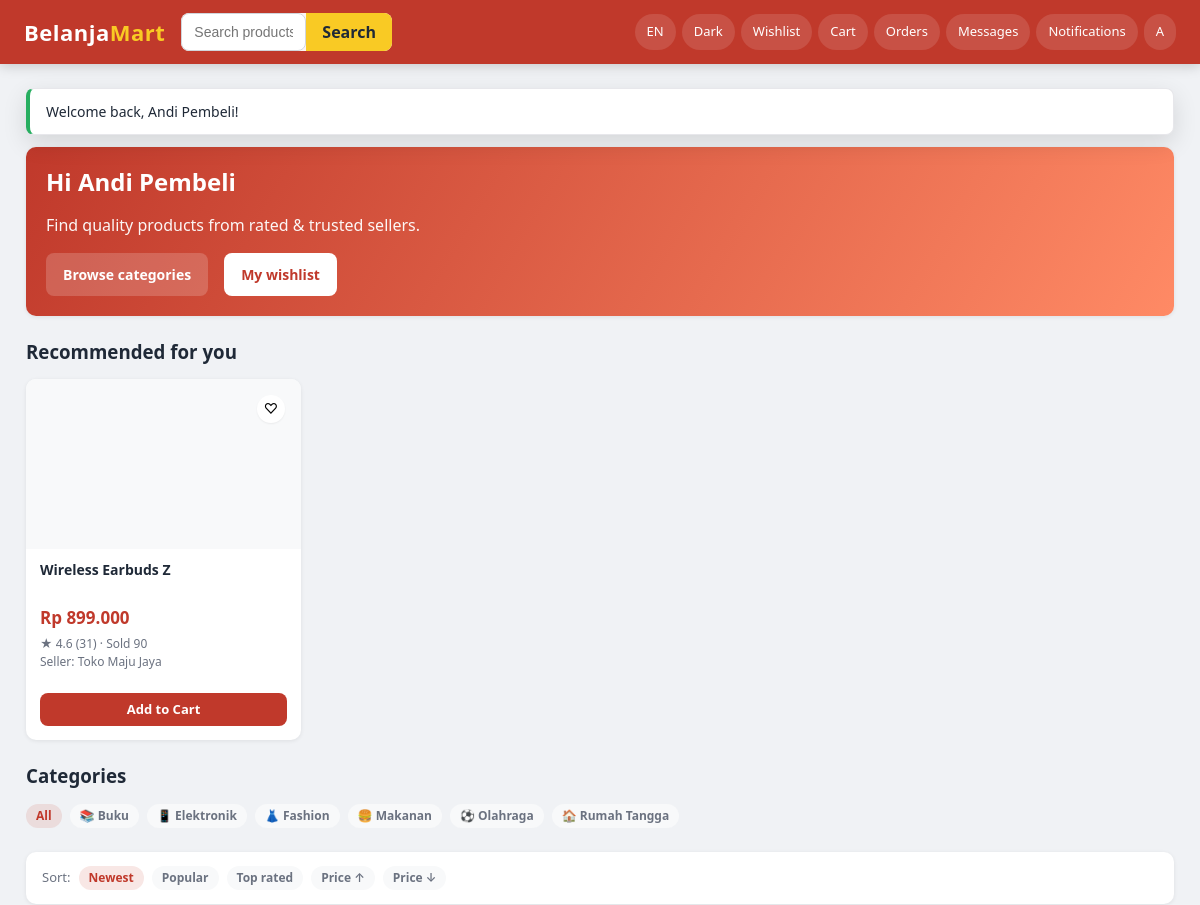
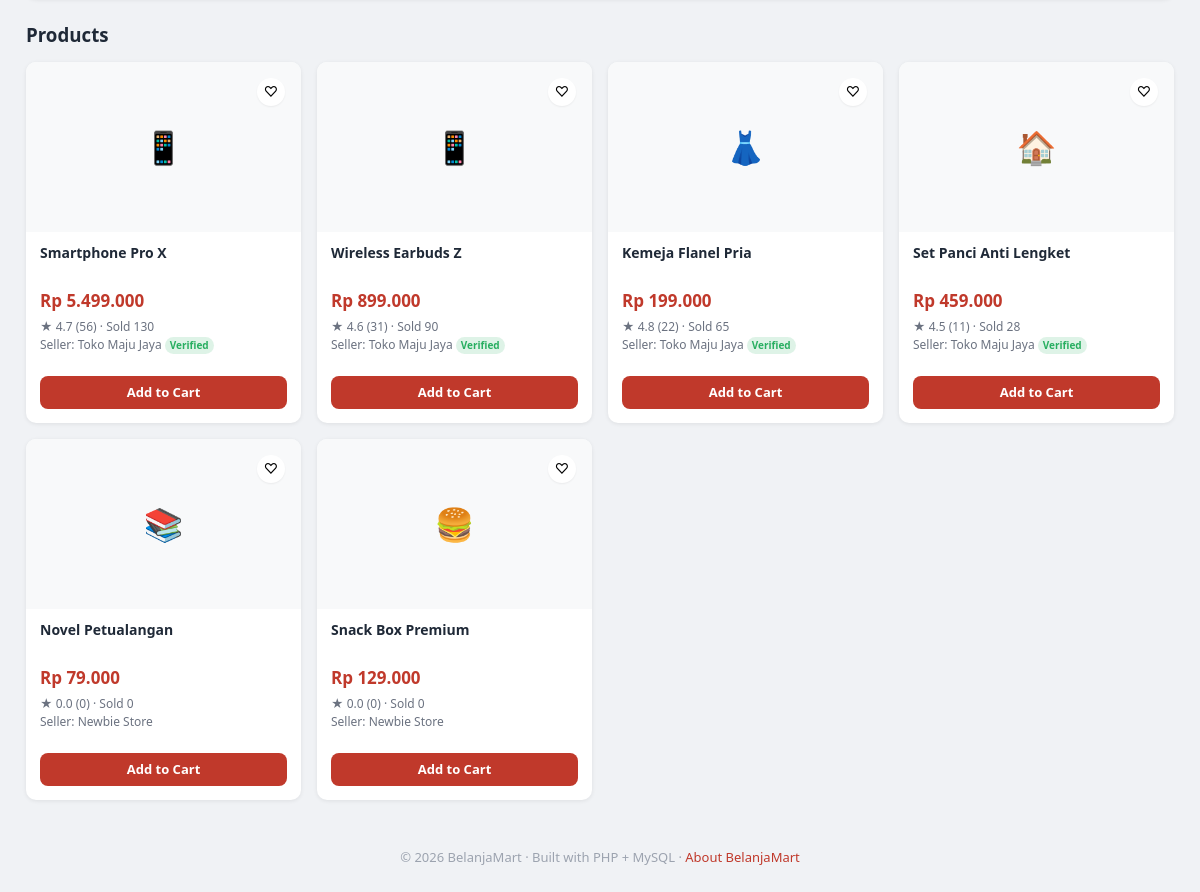
Before: /frontend/pages/buyer/home.php (signed in) with the older database file (2 pictures, top to bottom).
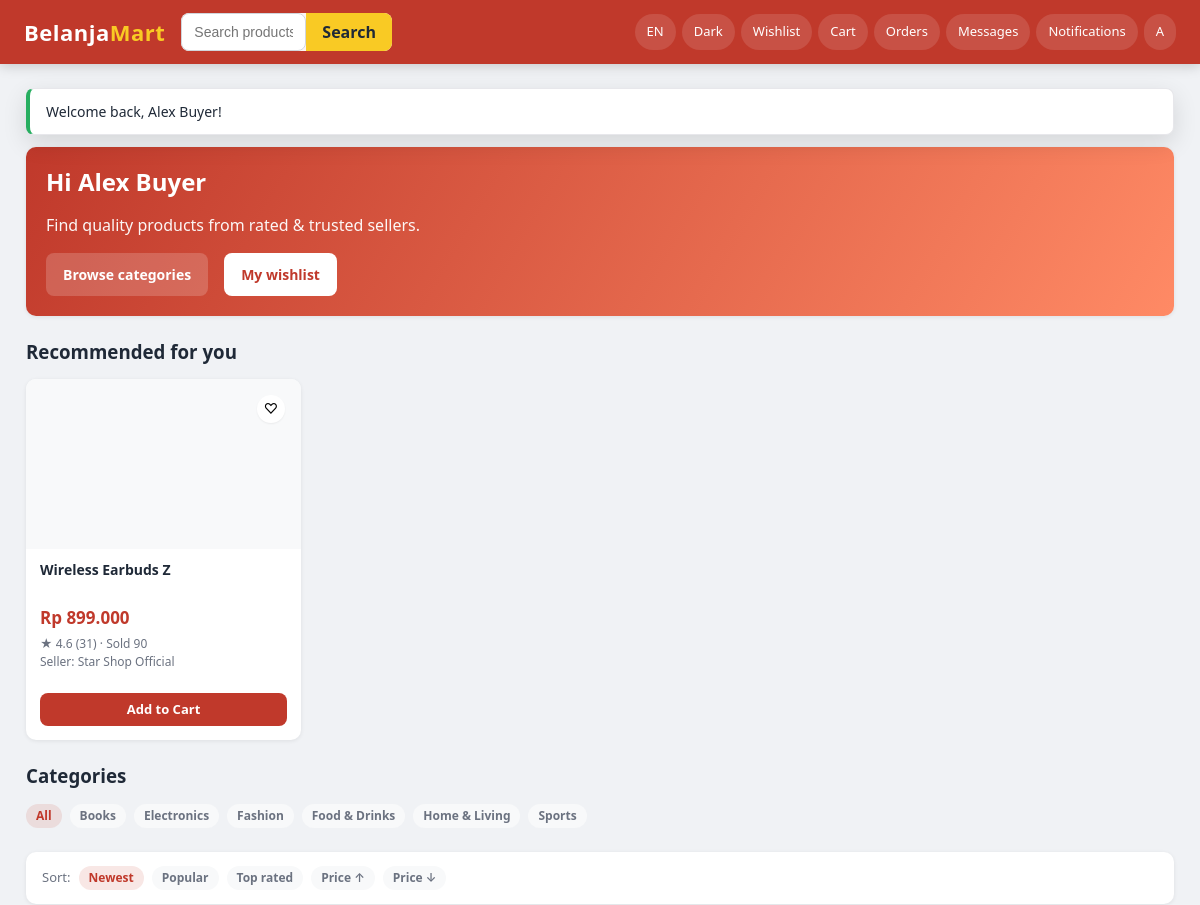
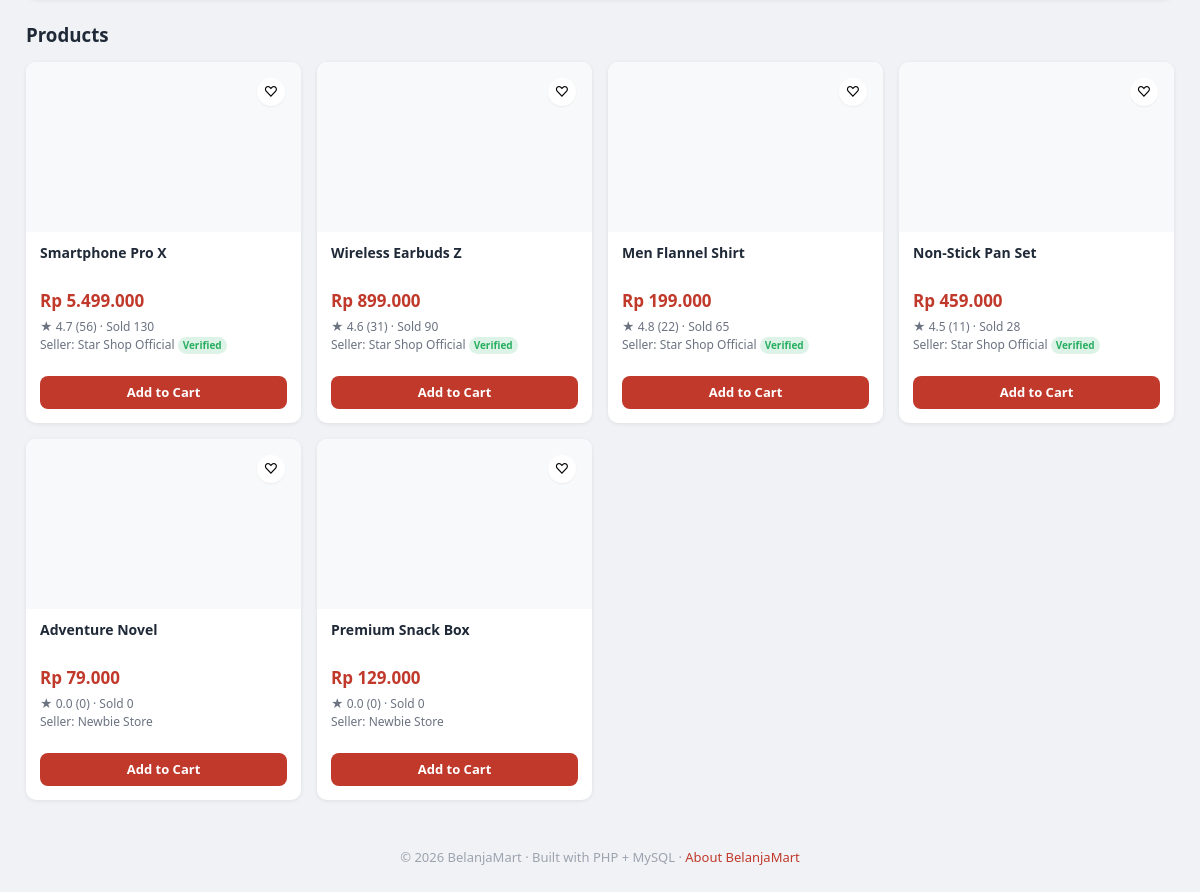
After: the same page with the newer database file (2 pictures, top to bottom).
### tables this page shows
CREATE TABLE products (
    product_id     INT AUTO_INCREMENT PRIMARY KEY,
    seller_id      INT NOT NULL,                     
    category_id    INT,
    product_name   VARCHAR(180) NOT NULL,
    description    TEXT,
    price          DECIMAL(12,2) NOT NULL,           
    currency_code  CHAR(3) NOT NULL DEFAULT 'IDR',
    stock          INT NOT NULL DEFAULT 0,
    image          VARCHAR(255) DEFAULT NULL,
    weight_grams   INT NOT NULL DEFAULT 500,
    is_active      TINYINT(1) NOT NULL DEFAULT 1,
    average_rating DECIMAL(3,2) NOT NULL DEFAULT 0,
    total_reviews  INT NOT NULL DEFAULT 0,
    total_sold     INT NOT NULL DEFAULT 0,
    views          INT NOT NULL DEFAULT 0,
    created_at     TIMESTAMP DEFAULT CURRENT_TIMESTAMP,
    updated_at     TIMESTAMP DEFAULT CURRENT_TIMESTAMP ON UPDATE CURRENT_TIMESTAMP,
    FOREIGN KEY (seller_id)     REFERENCES users(user_id) ON DELETE CASCADE,
    FOREIGN KEY (category_id)   REFERENCES categories(category_id) ON DELETE SET NULL,
    FOREIGN KEY (currency_code) REFERENCES currencies(currency_code),
    INDEX idx_seller   (seller_id),
    INDEX idx_category (category_id),
    INDEX idx_active   (is_active),
    FULLTEXT KEY ft_name_desc (product_name, description)
);

CREATE TABLE currencies (
    currency_code  CHAR(3) PRIMARY KEY,             
    symbol         VARCHAR(8)   NOT NULL,
    name           VARCHAR(60)  NOT NULL,
     
    rate_to_usd    DECIMAL(18,6) NOT NULL DEFAULT 1,
    updated_at     TIMESTAMP DEFAULT CURRENT_TIMESTAMP ON UPDATE CURRENT_TIMESTAMP
);

CREATE TABLE seller_profiles (
    user_id        INT PRIMARY KEY,
    shop_name      VARCHAR(120) NOT NULL,
    description    TEXT,
    banner         VARCHAR(255) DEFAULT NULL,
     
    avg_rating         DECIMAL(3,2)  NOT NULL DEFAULT 0,
    total_reviews      INT NOT NULL DEFAULT 0,
    total_sales        INT NOT NULL DEFAULT 0,         
    total_cancellations INT NOT NULL DEFAULT 0,
    response_time_min  INT NOT NULL DEFAULT 0,         
    cancellation_rate  DECIMAL(5,2) NOT NULL DEFAULT 0,    
    delivery_success_rate DECIMAL(5,2) NOT NULL DEFAULT 100,
    is_verified        TINYINT(1) NOT NULL DEFAULT 0,
    FOREIGN KEY (user_id) REFERENCES users(user_id) ON DELETE CASCADE
);

CREATE TABLE categories (
    category_id    INT AUTO_INCREMENT PRIMARY KEY,
    category_name  VARCHAR(100) NOT NULL,
    icon           VARCHAR(20)  DEFAULT '📦',
    parent_id      INT NULL,
    FOREIGN KEY (parent_id) REFERENCES categories(category_id) ON DELETE SET NULL
);

### backend/core/Lang.php (called while the page is built, shortened)
<?php
class Lang
{
    private static ?string $locale = null;
    private static array $strings = [];
    private static array $fallback = [];
    private static bool $loaded = false;
    public static function locale(): string
    {
        if (self::$locale === null) {
            self::$locale = $_SESSION['__locale']
                ?? config('defaults.locale_code', 'en');
        }
        return self::$locale;
    }
    private static function load(): void
    {
        if (self::$loaded) return;
        $dir = __DIR__ . '/../lang/';
        $locale = self::locale();
        $fallbackFile = $dir . 'en.json';
        if (is_file($fallbackFile)) {
            self::$fallback = json_decode(file_get_contents($fallbackFile), true) ?: [];
        }
        if ($locale !== 'en') {
            $localeFile = $dir . $locale . '.json';
            if (is_file($localeFile)) {
                self::$strings = json_decode(file_get_contents($localeFile), true) ?: [];
            }
        } else {
            self::$strings = self::$fallback;
        }
        self::$loaded = true;
    }
    public static function get(string $key, array $replace = []): string
    {
        $text = self::$strings[$key] ?? self::$fallback[$key] ?? $key;
        foreach ($replace as $placeholder => $value) {
            $text = str_replace(':' . $placeholder, (string) $value, $text);
        }
        return $text;
    }
}

### backend/config/bootstrap.php (called while the page is built, shortened)
<?php
if (!defined('BM_BOOTSTRAPPED')) {
    $cfg = $GLOBALS['BM_CONFIG'];
    spl_autoload_register(function ($class) {
        $roots = [
            __DIR__ . '/../core/',
            __DIR__ . '/../models/',
            __DIR__ . '/../services/',
            __DIR__ . '/../controllers/',
            __DIR__ . '/../middleware/',
        ];
        foreach ($roots as $root) {
            $file = $root . $class . '.php';
            if (is_file($file)) {
                return;
            }
        }
    });
    foreach (['uploads', 'chat', 'logs'] as $key) {
        $path = $cfg['storage'][$key] ?? null;
        if ($path && !is_dir($path)) {
            @mkdir($path, 0777, true);
        }
    }
    require_once __DIR__ . '/../core/helpers.php';
}

### backend/core/Database.php (called while the page is built, shortened)
<?php
class Database
{
    private static ?PDO $pdo = null;
    public static function pdo(): PDO
    {
        if (self::$pdo instanceof PDO) {
            return self::$pdo;
        }
        $cfg  = config('db');
        $dsn  = sprintf(
            'mysql:host=%s;port=%d;dbname=%s;charset=%s',
            $cfg['host'], $cfg['port'], $cfg['database'], $cfg['charset']
        );
        try {
            self::$pdo = new PDO($dsn, $cfg['username'], $cfg['password'], [
                PDO::ATTR_ERRMODE            => PDO::ERRMODE_EXCEPTION,
                PDO::ATTR_DEFAULT_FETCH_MODE => PDO::FETCH_ASSOC,
                PDO::ATTR_EMULATE_PREPARES   => false,
            ]);
        } catch (PDOException $e) {
            http_response_code(500);
            die('Database connection failed: ' . $e->getMessage());
        }
        return self::$pdo;
    }
    public static function run(string $sql, array $params = []): PDOStatement
    {
        $stmt = self::pdo()->prepare($sql);
        $stmt->execute($params);
        return $stmt;
    }
    public static function all(string $sql, array $params = []): array
    {
        return self::run($sql, $params)->fetchAll();
    }
}

### backend/services/RecommendationService.php (called while the page is built, shortened)
<?php
class RecommendationService
{
    public static function topPicks(int $userId, int $limit = 8): array
    {
        $cats = Database::all("
            SELECT DISTINCT p.category_id
            FROM order_items oi
            JOIN orders o   ON o.order_id = oi.order_id
            JOIN products p ON p.product_id = oi.product_id
            WHERE o.user_id = ?
        ", [$userId]);
        $ids = array_column($cats, 'category_id');
        $in  = implode(',', array_map('intval', $ids));
        return Database::all("
            SELECT p.*, u.name AS seller_name, sp.shop_name,
                   (p.average_rating * 0.7 + LEAST(p.total_sold/100,1) * 0.3) AS score
            FROM products p
            JOIN users u            ON u.user_id    = p.seller_id
            LEFT JOIN seller_profiles sp ON sp.user_id = u.user_id
            WHERE p.is_active = 1
              AND p.stock > 0
              AND p.category_id IN ($in)
              AND p.product_id NOT IN (
                  SELECT oi.product_id FROM order_items oi
                  JOIN orders o ON o.order_id = oi.order_id
                  WHERE o.user_id = ?
              )
            ORDER BY score DESC, p.average_rating DESC
            LIMIT $limit
        ", [$userId]);
    }
}

### backend/models/WishlistModel.php (called while the page is built, shortened)
<?php
class WishlistModel
{
    public static function listFor(int $userId): array
    {
        return Database::all("
            SELECT p.*, w.created_at AS added_at,
                   sp.shop_name, u.name AS seller_name
            FROM wishlist w
            JOIN products p ON p.product_id = w.product_id
            JOIN users u    ON u.user_id    = p.seller_id
            LEFT JOIN seller_profiles sp ON sp.user_id = u.user_id
            WHERE w.user_id = ?
            ORDER BY w.created_at DESC
        ", [$userId]);
    }
}

### backend/core/Currency.php (called while the page is built, shortened)
<?php
class Currency
{
    private static array $cache = [];
    public static function load(): array
    {
        if (!empty(self::$cache)) return self::$cache;
        $rows = Database::all("SELECT * FROM currencies");
        foreach ($rows as $r) self::$cache[$r['currency_code']] = $r;
        return self::$cache;
    }
    public static function symbol(string $code): string
    {
        $all = self::load();
        return $all[$code]['symbol'] ?? $code;
    }
    public static function convert(float $amount, string $from, string $to): float
    {
        if ($from === $to) return $amount;
        $usd = $amount / max(self::rate($from), 0.0000001);
        return $usd * self::rate($to);
    }
    public static function format(float $amount, string $code): string
    {
        $sym = self::symbol($code);
        $decimals = in_array($code, ['IDR', 'JPY'], true) ? 0 : 2;
        return $sym . ' ' . number_format($amount, $decimals, ',', '.');
    }
    public static function display(float $amount, string $from, string $to): string
    {
        return self::format(self::convert($amount, $from, $to), $to);
    }
}

### backend/models/ProductModel.php (called while the page is built, shortened)
<?php
class ProductModel
{
    public static function search(array $filters = []): array
    {
        $where  = ['p.is_active = 1'];
        $params = [];
        if (!empty($filters['in_stock'])) {
            $where[] = 'p.stock > 0';
        }
        $orderBy = match ($filters['sort'] ?? '') {
            'price_asc'  => 'p.price ASC',
            'price_desc' => 'p.price DESC',
            'rating'     => 'p.average_rating DESC, p.total_reviews DESC',
            'popular'    => 'p.total_sold DESC',
            default      => 'p.created_at DESC',
        };
        $sql = "SELECT p.*, c.category_name, c.icon AS category_icon,
                       u.name AS seller_name, sp.shop_name,
                       sp.avg_rating AS seller_rating, sp.is_verified AS seller_verified
                FROM products p
                LEFT JOIN categories c     ON p.category_id = c.category_id
                LEFT JOIN users u          ON p.seller_id   = u.user_id
                LEFT JOIN seller_profiles sp ON sp.user_id  = u.user_id
                WHERE " . implode(' AND ', $where) . "
                ORDER BY $orderBy";
        $limit  = (int) ($filters['limit']  ?? 24);
        $offset = (int) ($filters['offset'] ?? 0);
        $sql   .= " LIMIT $limit OFFSET $offset";
        return Database::all($sql, $params);
    }
    public static function categories(): array
    {
        return Database::all("SELECT * FROM categories ORDER BY category_name");
    }
}

### frontend/components/product_card.php (the view, shortened to what the rows shown need)
<?php
$display = $displayCurrency ?? ($p['currency_code'] ?? 'IDR');
$priceText = Currency::display(
    (float) $p['price'],
    $p['currency_code'] ?? 'IDR',
    $display
);
$wished = !empty($p['_wished']);
?>
<div class="product-card">
    <a href="<?= base_url('/frontend/pages/shared/product_detail.php?id=' . (int) $p['product_id']) ?>" style="color:inherit;">
        <div class="img">
            <?php if (!empty($p['image'])): ?>
                <img src="<?= base_url('/storage/uploads/' . e($p['image'])) ?>" alt="<?= e($p['product_name']) ?>" style="object-fit:cover; width:100%; height:100%;">
            <?php else: ?>
                <span style="font-size:32px; color:var(--text-soft);"><?= e($p['category_icon'] ?? '') ?></span>
            <?php endif; ?>
            <?php if (current_user() && (current_user()['role'] ?? null) === 'buyer'): ?>
                <form method="POST" action="<?= base_url('/frontend/pages/buyer/wishlist.php') ?>" style="position:absolute; top:8px; right:8px;">
                    <button type="submit" class="wish-btn <?= $wished ? 'active' : '' ?>" title="Wishlist">
                        <?= $wished ? '♥' : '♡' ?>
                    </button>
                </form>
            <?php endif; ?>
        </div>
        <div class="body">
            <div class="name"><?= e($p['product_name']) ?></div>
            <div class="price"><?= $priceText ?></div>
            <div class="meta">★ <?= number_format((float) $p['average_rating'], 1) ?>
                (<?= (int) $p['total_reviews'] ?>) · <?= e(__('Sold')) ?> <?= (int) ($p['total_sold'] ?? 0) ?></div>
            <div class="meta"><?= e(__('Seller')) ?>: <?= e($p['shop_name'] ?? $p['seller_name'] ?? '-') ?>
                <?php if (!empty($p['seller_verified'])): ?> <span class="tag tag-success" style="font-size:10px; padding:1px 5px;">Verified</span><?php endif; ?>
            </div>
        </div>
    </a>
    <div class="body" style="padding-top:0;">
        <div class="actions">
            <?php if (current_user() && (current_user()['role'] ?? null) === 'buyer'): ?>
                <a href="<?= base_url('/frontend/pages/buyer/cart.php?add=' . (int) $p['product_id']) ?>" class="btn btn-primary btn-sm btn-block"><?= e(__('Add to Cart')) ?></a>
            <?php else: ?>
                <a href="<?= base_url('/frontend/pages/shared/product_detail.php?id=' . (int) $p['product_id']) ?>" class="btn btn-outline btn-sm btn-block"><?= e(__('View Details')) ?></a>
            <?php endif; ?>
        </div>
    </div>
</div>

### frontend/pages/buyer/home.php (shortened to what the rows shown need)
<?php
require_once __DIR__ . '/../../../backend/config/bootstrap.php';
$user        = current_user();
$displayCur  = $user['currency'] ?? 'IDR';
$filters = [
    'category_id' => (int) ($_GET['cat'] ?? 0) ?: null,
    'search'      => trim((string) ($_GET['q'] ?? '')) ?: null,
    'sort'        => $_GET['sort'] ?? null,
    'limit'       => 24,
    'in_stock'    => true,
];
$products      = ProductModel::search($filters);
$categories    = ProductModel::categories();
$recommendations = RecommendationService::topPicks((int) $user['user_id'], 8);
$wishlistIds   = array_column(WishlistModel::listFor((int) $user['user_id']), 'product_id');
?>
<div class="card" style="background: linear-gradient(120deg, var(--color-primary), #ff8a65); color:#fff; margin-bottom:24px;">
    <h2 style="font-size:24px;"><?= e(__('Hi :name', ['name' => $user['name']])) ?></h2>
</div>
<?php if (!empty($recommendations)): ?>
<div class="grid grid-cards mb-3">
    <?php foreach ($recommendations as $p):
        $p['_wished'] = in_array($p['product_id'], $wishlistIds, true);
        component('product_card', ['p' => $p, 'displayCurrency' => $displayCur]);
    endforeach; ?>
</div>
<?php endif; ?>
<div class="row mb-3" style="gap:8px; flex-wrap:wrap;">
    <a class="tag <?= empty($filters['category_id']) ? 'tag-primary' : '' ?>" href="<?= base_url('/frontend/pages/buyer/home.php') ?>"><?= e(__('All')) ?></a>
    <?php foreach ($categories as $c): ?>
        <a class="tag <?= ($filters['category_id'] ?? 0) == $c['category_id'] ? 'tag-primary' : '' ?>"
           href="<?= base_url('/frontend/pages/buyer/home.php?cat=' . (int) $c['category_id']) ?>">
            <?= e($c['icon']) ?> <?= e($c['category_name']) ?>
        </a>
    <?php endforeach; ?>
</div>
<?php if (empty($products)): ?>
    <div class="card center" style="padding: 50px; flex-direction: column;">
        <div style="font-size:24px; color:var(--text-soft);">No results</div>
        <p class="text-muted"><?= e(__('No products match your filters.')) ?></p>
    </div>
<?php else: ?>
<div class="grid grid-cards">
    <?php foreach ($products as $p):
        $p['_wished'] = in_array($p['product_id'], $wishlistIds, true);
        component('product_card', ['p' => $p, 'displayCurrency' => $displayCur]);
    endforeach; ?>
</div>
<?php endif; ?>

Changed rows visible on the page:
changed products "Wireless Earbuds Z": seller_profiles.shop_name "Toko Maju Jaya" → "Star Shop Official"; category.icon "📱" → (not shown)
changed categories: category_name "Buku" → "Books"; icon "📚" → (not shown)
changed categories: category_name "Elektronik" → "Electronics"; icon "📱" → (not shown)
changed categories "Fashion": icon "👗" → (not shown)
changed categories: category_name "Makanan" → "Food & Drinks"; icon "🍔" → (not shown)
changed categories: category_name "Rumah Tangga" → "Home & Living"; icon "🏠" → (not shown); moves up the list
changed categories: category_name "Olahraga" → "Sports"; icon "⚽" → (not shown)
changed products "Smartphone Pro X": seller_profiles.shop_name "Toko Maju Jaya" → "Star Shop Official"; category.icon "📱" → (not shown)
changed products "Rp 199.000": product_name "Kemeja Flanel Pria" → "Men Flannel Shirt"; seller_profiles.shop_name "Toko Maju Jaya" → "Star Shop Official"; category.icon "👗" → (not shown)
changed products "Rp 459.000": product_name "Set Panci Anti Lengket" → "Non-Stick Pan Set"; seller_profiles.shop_name "Toko Maju Jaya" → "Star Shop Official"; category.icon "🏠" → (not shown)
changed products "Rp 79.000": product_name "Novel Petualangan" → "Adventure Novel"; category.icon "📚" → (not shown)
changed products "Rp 129.000": product_name "Snack Box Premium" → "Premium Snack Box"; category.icon "🍔" → (not shown)
Other visible differences:
$ok: "Welcome back, Andi Pembeli!" → "Welcome back, Alex Buyer!"
__('Hi :name', ['name' => $user['name']]): "Hi Andi Pembeli" → "Hi Alex Buyer"
